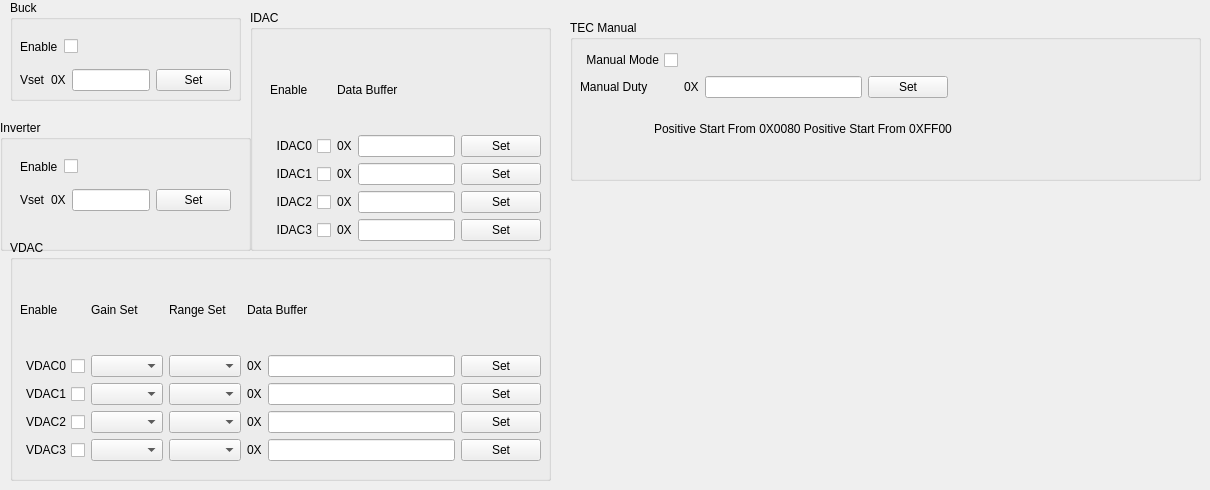
   <widget class="QWidget" name="tab">
    <attribute name="title">
     <string>DAC and Power Feature</string>
    </attribute>
    <widget class="QGroupBox" name="groupBox">
     <property name="geometry">
      <rect>
       <x>570</x>
       <y>20</y>
       <width>631</width>
       <height>161</height>
      </rect>
     </property>
     <property name="title">
      <string>TEC Manual</string>
     </property>
     <widget class="QWidget" name="layoutWidget_3">
      <property name="geometry">
       <rect>
        <x>10</x>
        <y>30</y>
        <width>530</width>
        <height>104</height>
       </rect>
      </property>
      <layout class="QGridLayout" name="gridLayout">
       <item row="0" column="0" colspan="2">
        <widget class="QCheckBox" name="checkBox_19">
         <property name="layoutDirection">
          <enum>Qt::RightToLeft</enum>
         </property>
         <property name="text">
          <string>Manual Mode</string>
         </property>
        </widget>
       </item>
       <item row="1" column="0">
        <widget class="QLabel" name="label_40">
         <property name="text">
          <string>Manual Duty</string>
         </property>
        </widget>
       </item>
       <item row="1" column="2">
        <widget class="QLabel" name="label_41">
         <property name="text">
          <string>0X</string>
         </property>
        </widget>
       </item>
       <item row="1" column="3">
        <widget class="QLineEdit" name="lineEdit_19"/>
       </item>
       <item row="1" column="4">
        <widget class="QPushButton" name="pushButton_19">
         <property name="text">
          <string>Set</string>
         </property>
        </widget>
       </item>
       <item row="1" column="5">
        <spacer name="horizontalSpacer">
         <property name="orientation">
          <enum>Qt::Horizontal</enum>
         </property>
         <property name="sizeHint" stdset="0">
          <size>
           <width>108</width>
           <height>20</height>
          </size>
         </property>
        </spacer>
       </item>
       <item row="2" column="1" colspan="5">
        <widget class="QLabel" name="label_42">
         <property name="text">
          <string>Positive Start From 0X0080 Positive Start From 0XFF00</string>
         </property>
        </widget>
       </item>
      </layout>
     </widget>
    </widget>
    <widget class="QGroupBox" name="groupBox_3">
     <property name="geometry">
      <rect>
       <x>0</x>
       <y>120</y>
       <width>251</width>
       <height>131</height>
      </rect>
     </property>
     <property name="title">
      <string>Inverter</string>
     </property>
     <widget class="QWidget" name="layoutWidget">
      <property name="geometry">
       <rect>
        <x>20</x>
        <y>30</y>
        <width>211</width>
        <height>72</height>
       </rect>
      </property>
      <layout class="QVBoxLayout" name="verticalLayout_2">
       <item>
        <layout class="QHBoxLayout" name="horizontalLayout_3">
         <item>
          <widget class="QLabel" name="label_9">
           <property name="text">
            <string>Enable</string>
           </property>
          </widget>
         </item>
         <item>
          <widget class="QCheckBox" name="checkBox_2">
           <property name="sizePolicy">
            <sizepolicy hsizetype="Minimum" vsizetype="Fixed">
             <horstretch>1</horstretch>
             <verstretch>1</verstretch>
            </sizepolicy>
           </property>
           <property name="text">
            <string/>
           </property>
          </widget>
         </item>
        </layout>
       </item>
       <item>
        <layout class="QHBoxLayout" name="horizontalLayout_4">
         <item>
          <widget class="QLabel" name="label_10">
           <property name="text">
            <string>Vset</string>
           </property>
          </widget>
         </item>
         <item>
          <widget class="QLabel" name="label_11">
           <property name="text">
            <string>0X</string>
           </property>
          </widget>
         </item>
         <item>
          <widget class="QLineEdit" name="lineEdit_2">
           <property name="sizePolicy">
            <sizepolicy hsizetype="Expanding" vsizetype="Fixed">
             <horstretch>2</horstretch>
             <verstretch>0</verstretch>
            </sizepolicy>
           </property>
          </widget>
         </item>
         <item>
          <widget class="QPushButton" name="pushButton_2">
           <property name="enabled">
            <bool>true</bool>
           </property>
           <property name="maximumSize">
            <size>
             <width>75</width>
             <height>16777215</height>
            </size>
           </property>
           <property name="text">
            <string>Set</string>
           </property>
          </widget>
         </item>
        </layout>
       </item>
      </layout>
     </widget>
    </widget>
    <widget class="QGroupBox" name="groupBox_4">
     <property name="geometry">
      <rect>
       <x>10</x>
       <y>240</y>
       <width>541</width>
       <height>241</height>
      </rect>
     </property>
     <property name="title">
      <string>VDAC</string>
     </property>
     <widget class="QWidget" name="layoutWidget_2">
      <property name="geometry">
       <rect>
        <x>10</x>
        <y>30</y>
        <width>521</width>
        <height>191</height>
       </rect>
      </property>
      <layout class="QGridLayout" name="gridLayout_3">
       <item row="4" column="1">
        <widget class="QComboBox" name="comboBox_4"/>
       </item>
       <item row="3" column="0">
        <widget class="QCheckBox" name="checkBox_5">
         <property name="layoutDirection">
          <enum>Qt::RightToLeft</enum>
         </property>
         <property name="text">
          <string>VDAC2</string>
         </property>
        </widget>
       </item>
       <item row="4" column="2">
        <widget class="QComboBox" name="comboBox_7"/>
       </item>
       <item row="3" column="1">
        <widget class="QComboBox" name="comboBox_3"/>
       </item>
       <item row="2" column="5">
        <widget class="QPushButton" name="pushButton_4">
         <property name="text">
          <string>Set</string>
         </property>
        </widget>
       </item>
       <item row="1" column="4">
        <widget class="QLineEdit" name="lineEdit_3"/>
       </item>
       <item row="0" column="2">
        <widget class="QLabel" name="label_14">
         <property name="text">
          <string>Range Set</string>
         </property>
        </widget>
       </item>
       <item row="4" column="0">
        <widget class="QCheckBox" name="checkBox_6">
         <property name="layoutDirection">
          <enum>Qt::RightToLeft</enum>
         </property>
         <property name="text">
          <string>VDAC3</string>
         </property>
        </widget>
       </item>
       <item row="0" column="3" colspan="2">
        <widget class="QLabel" name="label_15">
         <property name="text">
          <string>Data Buffer</string>
         </property>
        </widget>
       </item>
       <item row="2" column="0">
        <widget class="QCheckBox" name="checkBox_4">
         <property name="layoutDirection">
          <enum>Qt::RightToLeft</enum>
         </property>
         <property name="text">
          <string>VDAC1</string>
         </property>
        </widget>
       </item>
       <item row="4" column="5">
        <widget class="QPushButton" name="pushButton_6">
         <property name="text">
          <string>Set</string>
         </property>
        </widget>
       </item>
       <item row="3" column="2">
        <widget class="QComboBox" name="comboBox_8"/>
       </item>
       <item row="0" column="1">
        <widget class="QLabel" name="label_13">
         <property name="text">
          <string>Gain Set</string>
         </property>
        </widget>
       </item>
       <item row="1" column="5">
        <widget class="QPushButton" name="pushButton_3">
         <property name="text">
          <string>Set</string>
         </property>
        </widget>
       </item>
       <item row="3" column="5">
        <widget class="QPushButton" name="pushButton_5">
         <property name="text">
          <string>Set</string>
         </property>
        </widget>
       </item>
       <item row="1" column="0">
        <widget class="QCheckBox" name="checkBox_3">
         <property name="layoutDirection">
          <enum>Qt::RightToLeft</enum>
         </property>
         <property name="text">
          <string>VDAC0</string>
         </property>
        </widget>
       </item>
       <item row="1" column="3">
        <widget class="QLabel" name="label_16">
         <property name="text">
          <string>0X</string>
         </property>
        </widget>
       </item>
       <item row="3" column="3">
        <widget class="QLabel" name="label_18">
         <property name="text">
          <string>0X</string>
         </property>
        </widget>
       </item>
       <item row="3" column="4">
        <widget class="QLineEdit" name="lineEdit_5"/>
       </item>
       <item row="1" column="2">
        <widget class="QComboBox" name="comboBox_6"/>
       </item>
       <item row="0" column="0">
        <widget class="QLabel" name="label_12">
         <property name="text">
          <string>Enable</string>
         </property>
        </widget>
       </item>
       <item row="2" column="3">
        <widget class="QLabel" name="label_17">
         <property name="text">
          <string>0X</string>
         </property>
        </widget>
       </item>
       <item row="2" column="4">
        <widget class="QLineEdit" name="lineEdit_4"/>
       </item>
       <item row="2" column="1">
        <widget class="QComboBox" name="comboBox_2"/>
       </item>
       <item row="1" column="1">
        <widget class="QComboBox" name="comboBox"/>
       </item>
       <item row="2" column="2">
        <widget class="QComboBox" name="comboBox_5"/>
       </item>
       <item row="4" column="3">
        <widget class="QLabel" name="label_19">
         <property name="text">
          <string>0X</string>
         </property>
        </widget>
       </item>
       <item row="4" column="4">
        <widget class="QLineEdit" name="lineEdit_6"/>
       </item>
      </layout>
     </widget>
    </widget>
    <widget class="QGroupBox" name="groupBox_5">
     <property name="geometry">
      <rect>
       <x>250</x>
       <y>10</y>
       <width>301</width>
       <height>241</height>
      </rect>
     </property>
     <property name="title">
      <string>IDAC</string>
     </property>
     <widget class="QWidget" name="layoutWidget_5">
      <property name="geometry">
       <rect>
        <x>20</x>
        <y>40</y>
        <width>271</width>
        <height>191</height>
       </rect>
      </property>
      <layout class="QGridLayout" name="gridLayout_8">
       <item row="3" column="1">
        <widget class="QLabel" name="label_43">
         <property name="text">
          <string>0X</string>
         </property>
        </widget>
       </item>
       <item row="2" column="3">
        <widget class="QPushButton" name="pushButton_20">
         <property name="text">
          <string>Set</string>
         </property>
        </widget>
       </item>
       <item row="2" column="0">
        <widget class="QCheckBox" name="checkBox_20">
         <property name="layoutDirection">
          <enum>Qt::RightToLeft</enum>
         </property>
         <property name="text">
          <string>IDAC1</string>
         </property>
        </widget>
       </item>
       <item row="4" column="2">
        <widget class="QLineEdit" name="lineEdit_20"/>
       </item>
       <item row="4" column="0">
        <widget class="QCheckBox" name="checkBox_21">
         <property name="layoutDirection">
          <enum>Qt::RightToLeft</enum>
         </property>
         <property name="text">
          <string>IDAC3</string>
         </property>
        </widget>
       </item>
       <item row="3" column="0">
        <widget class="QCheckBox" name="checkBox_22">
         <property name="layoutDirection">
          <enum>Qt::RightToLeft</enum>
         </property>
         <property name="text">
          <string>IDAC2</string>
         </property>
        </widget>
       </item>
       <item row="1" column="3">
        <widget class="QPushButton" name="pushButton_21">
         <property name="text">
          <string>Set</string>
         </property>
        </widget>
       </item>
       <item row="2" column="1">
        <widget class="QLabel" name="label_44">
         <property name="text">
          <string>0X</string>
         </property>
        </widget>
       </item>
       <item row="4" column="3">
        <widget class="QPushButton" name="pushButton_22">
         <property name="text">
          <string>Set</string>
         </property>
        </widget>
       </item>
       <item row="1" column="2">
        <widget class="QLineEdit" name="lineEdit_21"/>
       </item>
       <item row="1" column="1">
        <widget class="QLabel" name="label_45">
         <property name="text">
          <string>0X</string>
         </property>
        </widget>
       </item>
       <item row="3" column="2">
        <widget class="QLineEdit" name="lineEdit_22"/>
       </item>
       <item row="4" column="1">
        <widget class="QLabel" name="label_46">
         <property name="text">
          <string>0X</string>
         </property>
        </widget>
       </item>
       <item row="2" column="2">
        <widget class="QLineEdit" name="lineEdit_23"/>
       </item>
       <item row="1" column="0">
        <widget class="QCheckBox" name="checkBox_23">
         <property name="layoutDirection">
          <enum>Qt::RightToLeft</enum>
         </property>
         <property name="text">
          <string>IDAC0</string>
         </property>
        </widget>
       </item>
       <item row="3" column="3">
        <widget class="QPushButton" name="pushButton_23">
         <property name="text">
          <string>Set</string>
         </property>
        </widget>
       </item>
       <item row="0" column="0">
        <widget class="QLabel" name="label_47">
         <property name="text">
          <string>Enable</string>
         </property>
        </widget>
       </item>
       <item row="0" column="1" colspan="2">
        <widget class="QLabel" name="label_48">
         <property name="text">
          <string>Data Buffer</string>
         </property>
        </widget>
       </item>
      </layout>
     </widget>
    </widget>
    <widget class="QGroupBox" name="groupBox_2">
     <property name="geometry">
      <rect>
       <x>10</x>
       <y>0</y>
       <width>231</width>
       <height>101</height>
      </rect>
     </property>
     <property name="title">
      <string>Buck</string>
     </property>
     <widget class="QWidget" name="layoutWidget_4">
      <property name="geometry">
       <rect>
        <x>10</x>
        <y>30</y>
        <width>211</width>
        <height>72</height>
       </rect>
      </property>
      <layout class="QVBoxLayout" name="verticalLayout">
       <item>
        <layout class="QHBoxLayout" name="horizontalLayout">
         <item>
          <widget class="QLabel" name="label_6">
           <property name="text">
            <string>Enable</string>
           </property>
          </widget>
         </item>
         <item>
          <widget class="QCheckBox" name="checkBox">
           <property name="sizePolicy">
            <sizepolicy hsizetype="Minimum" vsizetype="Fixed">
             <horstretch>1</horstretch>
             <verstretch>1</verstretch>
            </sizepolicy>
           </property>
           <property name="text">
            <string/>
           </property>
          </widget>
         </item>
        </layout>
       </item>
       <item>
        <layout class="QHBoxLayout" name="horizontalLayout_2">
         <item>
          <widget class="QLabel" name="label_7">
           <property name="text">
            <string>Vset</string>
           </property>
          </widget>
         </item>
         <item>
          <widget class="QLabel" name="label_8">
           <property name="text">
            <string>0X</string>
           </property>
          </widget>
         </item>
         <item>
          <widget class="QLineEdit" name="lineEdit">
           <property name="sizePolicy">
            <sizepolicy hsizetype="Expanding" vsizetype="Fixed">
             <horstretch>2</horstretch>
             <verstretch>0</verstretch>
            </sizepolicy>
           </property>
          </widget>
         </item>
         <item>
          <widget class="QPushButton" name="pushButton">
           <property name="enabled">
            <bool>true</bool>
           </property>
           <property name="maximumSize">
            <size>
             <width>75</width>
             <height>16777215</height>
            </size>
           </property>
           <property name="text">
            <string>Set</string>
           </property>
          </widget>
         </item>
        </layout>
       </item>
      </layout>
     </widget>
    </widget>
   </widget>
